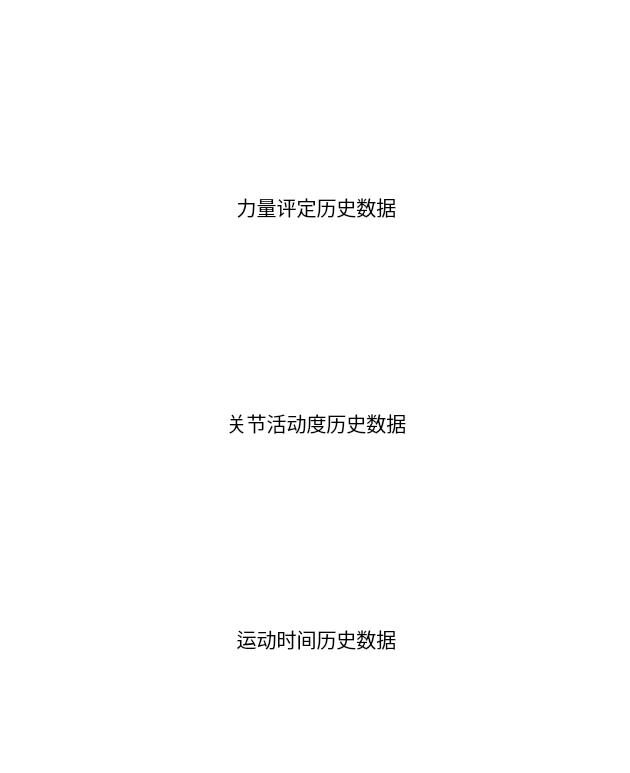
<?xml version="1.0" encoding="UTF-8"?>
<ui version="4.0">
 <class>tableContent</class>
 <widget class="QWidget" name="tableContent">
  <property name="geometry">
   <rect>
    <x>0</x>
    <y>0</y>
    <width>630</width>
    <height>773</height>
   </rect>
  </property>
  <property name="minimumSize">
   <size>
    <width>630</width>
    <height>770</height>
   </size>
  </property>
  <property name="windowTitle">
   <string>Form</string>
  </property>
  <property name="styleSheet">
   <string notr="true">background-color: rgb(255, 255, 255);</string>
  </property>
  <layout class="QGridLayout" name="gridLayout">
   <item row="0" column="0">
    <layout class="QVBoxLayout" name="verticalLayout">
     <item>
      <widget class="QGroupBox" name="force_GroupBox">
       <property name="sizePolicy">
        <sizepolicy hsizetype="Preferred" vsizetype="Minimum">
         <horstretch>60</horstretch>
         <verstretch>0</verstretch>
        </sizepolicy>
       </property>
       <property name="minimumSize">
        <size>
         <width>0</width>
         <height>210</height>
        </size>
       </property>
       <property name="maximumSize">
        <size>
         <width>16777215</width>
         <height>220</height>
        </size>
       </property>
       <property name="styleSheet">
        <string notr="true">border:none;</string>
       </property>
       <property name="title">
        <string/>
       </property>
       <widget class="QLabel" name="force_Label">
        <property name="geometry">
         <rect>
          <x>190</x>
          <y>180</y>
          <width>231</width>
          <height>31</height>
         </rect>
        </property>
        <property name="font">
         <font>
          <family>微软雅黑</family>
          <pointsize>15</pointsize>
         </font>
        </property>
        <property name="text">
         <string>力量评定历史数据</string>
        </property>
        <property name="alignment">
         <set>Qt::AlignCenter</set>
        </property>
       </widget>
       <widget class="QChartView" name="force_GraphicsView">
        <property name="geometry">
         <rect>
          <x>0</x>
          <y>0</y>
          <width>570</width>
          <height>180</height>
         </rect>
        </property>
       </widget>
       <widget class="QLabel" name="image_Label">
        <property name="geometry">
         <rect>
          <x>537</x>
          <y>20</y>
          <width>72</width>
          <height>46</height>
         </rect>
        </property>
        <property name="styleSheet">
         <string notr="true"/>
        </property>
        <property name="text">
         <string/>
        </property>
       </widget>
      </widget>
     </item>
     <item>
      <widget class="QGroupBox" name="scope_GroupBox">
       <property name="minimumSize">
        <size>
         <width>0</width>
         <height>210</height>
        </size>
       </property>
       <property name="maximumSize">
        <size>
         <width>16777215</width>
         <height>220</height>
        </size>
       </property>
       <property name="styleSheet">
        <string notr="true">border:none;</string>
       </property>
       <property name="title">
        <string/>
       </property>
       <widget class="QLabel" name="scope_Label">
        <property name="geometry">
         <rect>
          <x>190</x>
          <y>180</y>
          <width>231</width>
          <height>31</height>
         </rect>
        </property>
        <property name="font">
         <font>
          <family>微软雅黑</family>
          <pointsize>15</pointsize>
         </font>
        </property>
        <property name="text">
         <string>关节活动度历史数据</string>
        </property>
        <property name="alignment">
         <set>Qt::AlignCenter</set>
        </property>
       </widget>
       <widget class="QChartView" name="scope_GraphicsView">
        <property name="geometry">
         <rect>
          <x>0</x>
          <y>0</y>
          <width>570</width>
          <height>180</height>
         </rect>
        </property>
       </widget>
      </widget>
     </item>
     <item>
      <widget class="QGroupBox" name="time_GroupBox">
       <property name="minimumSize">
        <size>
         <width>0</width>
         <height>210</height>
        </size>
       </property>
       <property name="maximumSize">
        <size>
         <width>16777215</width>
         <height>220</height>
        </size>
       </property>
       <property name="styleSheet">
        <string notr="true">border:none;</string>
       </property>
       <property name="title">
        <string/>
       </property>
       <widget class="QLabel" name="time_Label">
        <property name="geometry">
         <rect>
          <x>190</x>
          <y>180</y>
          <width>231</width>
          <height>31</height>
         </rect>
        </property>
        <property name="font">
         <font>
          <family>微软雅黑</family>
          <pointsize>15</pointsize>
         </font>
        </property>
        <property name="text">
         <string>运动时间历史数据</string>
        </property>
        <property name="alignment">
         <set>Qt::AlignCenter</set>
        </property>
       </widget>
       <widget class="QChartView" name="time_GraphicsView">
        <property name="geometry">
         <rect>
          <x>0</x>
          <y>0</y>
          <width>550</width>
          <height>180</height>
         </rect>
        </property>
       </widget>
      </widget>
     </item>
     <item>
      <spacer name="verticalSpacer">
       <property name="orientation">
        <enum>Qt::Vertical</enum>
       </property>
       <property name="sizeHint" stdset="0">
        <size>
         <width>20</width>
         <height>40</height>
        </size>
       </property>
      </spacer>
     </item>
    </layout>
   </item>
  </layout>
 </widget>
 <customwidgets>
  <customwidget>
   <class>QChartView</class>
   <extends>QGraphicsView</extends>
   <header>qchartview.h</header>
  </customwidget>
 </customwidgets>
 <resources/>
 <connections/>
</ui>
